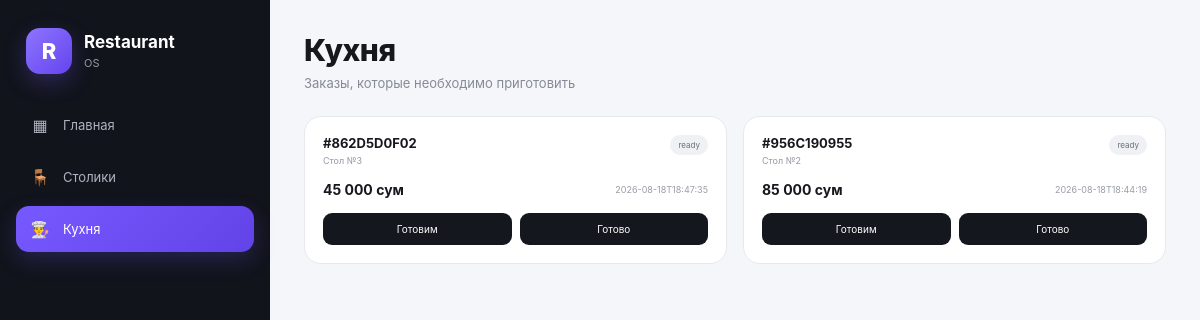
The app's page /kitchen with its own data.
### tables this page shows
CREATE TABLE orders (
            id INTEGER PRIMARY KEY AUTOINCREMENT,
            public_id TEXT NOT NULL UNIQUE,
            table_id INTEGER NOT NULL,
            customer_name TEXT,
            total INTEGER NOT NULL,
            status TEXT NOT NULL,
            payment_status TEXT NOT NULL,
            created_at TEXT NOT NULL
        );

### app.py (the view)
@app.route("/kitchen")
def kitchen():
    connection = get_db()
    orders = connection.execute("""
        SELECT *
        FROM orders
        ORDER BY id DESC
    """).fetchall()
    connection.close()
    return render_template(
        "kitchen.html",
        orders=orders
    )

### app.py (called while the page is built)
def get_db():
    connection = sqlite3.connect(DATABASE)
    connection.row_factory = sqlite3.Row
    return connection

### templates/kitchen.html (shortened to what this page needs)
<!DOCTYPE html>
<html lang="ru">
<head>
    <link rel="stylesheet"
          href="{{ url_for('static', filename='style.css') }}">
</head>
<body>
<div class="app">
    <aside class="sidebar">
        <div class="logo">
            <div class="logo-icon">
                R
            </div>
            <div>
                <h2>
                    Restaurant
                </h2>
                <span>
                    OS
                </span>
            </div>
        </div>
        <nav class="menu">
            <a href="/"
               class="menu-item">
                <span>▦</span>
                Главная
            </a>
            <a href="/tables"
               class="menu-item">
                <span>🪑</span>
                Столики
            </a>
            <a href="/kitchen"
               class="menu-item active">
                <span>👨‍🍳</span>
                Кухня
            </a>
        </nav>
    </aside>
    <main class="main">
        <div class="topbar">
            <div>
                <h1>
                    Кухня
                </h1>
                <p>
                    Заказы, которые необходимо приготовить
                </p>
            </div>
        </div>
        <div class="kitchen-grid">
            {% for order in orders %}
            <div class="kitchen-card">
                <div class="kitchen-card-top">
                    <div>
                        <strong>
                            #{{ order.public_id }}
                        </strong>
                        <span>
                            Стол №{{ order.table_id }}
                        </span>
                    </div>
                    <span
                        class="kitchen-status {{ order.status }}">
                        {{ order.status }}
                    </span>
                </div>
                <div class="kitchen-order-info">
                    <strong>
                        {{ "{:,}".format(order.total).replace(",", " ") }}
                        сум
                    </strong>
                    <span>
                        {{ order.created_at }}
                    </span>
                </div>
                <div class="kitchen-buttons">
                    <button
                        onclick="updateStatus(
                            '{{ order.public_id }}',
                            'cooking'
                        )">
                        Готовим
                    </button>
                    <button
                        onclick="updateStatus(
                            '{{ order.public_id }}',
                            'ready'
                        )">
                        Готово
                    </button>
                </div>
            </div>
            {% else %}
            <div class="empty-kitchen">
                Пока нет заказов.
            </div>
            {% endfor %}
        </div>
    </main>
</div>
</body>
</html>

### static/style.css (style rules this page uses)
* { box-sizing: border-box; margin: 0; padding: 0; }
:root { --bg: #f5f6fa; --card: #ffffff; --text: #16181d; --muted: #858a96; --border: #e7e9ef; --sidebar: #11141b; --sidebar-hover: #222733; --accent: #7357ff; --accent-light: #f0ecff; --green: #159e66; --green-light: #e9f8f0; --red: #d9535f; --red-light: #fff0f2; --orange: #c98922; --orange-light: #fff7e7; }
html, body { min-height: 100%; }
body { font-family: Inter, Arial, Helvetica, sans-serif; background: var(--bg); color: var(--text); }
a { color: inherit; text-decoration: none; }
button, input, select, textarea { font: inherit; }
button { cursor: pointer; }
.app { min-height: 100vh; display: flex; }
.sidebar { position: fixed; top: 0; left: 0; width: 270px; height: 100vh; background: var(--sidebar); color: #fff; padding: 22px 16px; display: flex; flex-direction: column; z-index: 50; }
.logo { display: flex; align-items: center; gap: 12px; padding: 6px 10px 28px; }
.logo-icon { width: 46px; height: 46px; border-radius: 14px; background: linear-gradient( 135deg, #8d75ff, #6544ee ); color: white; display: flex; align-items: center; justify-content: center; font-size: 22px; font-weight: 800; box-shadow: 0 8px 22px rgba(115, 87, 255, .28); }
.logo h2 { font-size: 17px; line-height: 1.2; }
.logo span { display: block; margin-top: 3px; color: #9499a6; font-size: 11px; }
.menu { display: flex; flex-direction: column; gap: 6px; }
.menu-item { min-height: 46px; padding: 0 14px; border-radius: 13px; display: flex; align-items: center; gap: 13px; color: #aeb3bf; font-size: 13px; transition: background .2s, color .2s, transform .2s; }
.menu-item span { width: 20px; min-width: 20px; text-align: center; font-size: 16px; }
.menu-item.active { background: linear-gradient( 135deg, #7659ff, #6243e8 ); color: #fff; box-shadow: 0 8px 22px rgba(115, 87, 255, .22); }
.main { width: calc(100% - 270px); margin-left: 270px; min-height: 100vh; padding: 34px; }
.topbar { display: flex; align-items: center; justify-content: space-between; gap: 20px; margin-bottom: 25px; }
.topbar h1 { font-size: 30px; line-height: 1.1; font-weight: 800; letter-spacing: -.5px; }
.topbar p { margin-top: 8px; color: var(--muted); font-size: 13px; }
.ready { background: #eaf8f0; color: #2b825c; }
.kitchen-grid { display: grid; grid-template-columns: repeat(3, 1fr); gap: 16px; }
.kitchen-card { background: white; border: 1px solid var(--border); border-radius: 17px; padding: 18px; }
.kitchen-card-top { display: flex; align-items: flex-start; justify-content: space-between; gap: 15px; margin-bottom: 15px; }
.kitchen-card-top strong { display: block; font-size: 13px; }
.kitchen-card-top > div > span { display: block; margin-top: 4px; color: #969ba5; font-size: 9px; }
.kitchen-status { padding: 5px 8px; border-radius: 20px; background: #f0f1f4; color: #6a6f78; font-size: 8px; }
.kitchen-order-info { display: flex; align-items: center; justify-content: space-between; gap: 15px; margin-bottom: 15px; }
.kitchen-order-info strong { font-size: 14px; }
.kitchen-order-info span { color: #999da6; font-size: 9px; }
.kitchen-buttons { display: flex; gap: 8px; }
.kitchen-buttons button { flex: 1; border: 0; background: #14171d; color: white; padding: 10px; border-radius: 9px; font-size: 10px; }
@media (max-width: 1200px) { .kitchen-grid { grid-template-columns: repeat(2, 1fr); } }

### records on screen
orders: public_id "862D5D0F02", table_id "3", status "ready", total "45 000", created_at "2026-08-18T18:47:35"
orders: public_id "956C190955", table_id "2", status "ready", total "85 000", created_at "2026-08-18T18:44:19"
